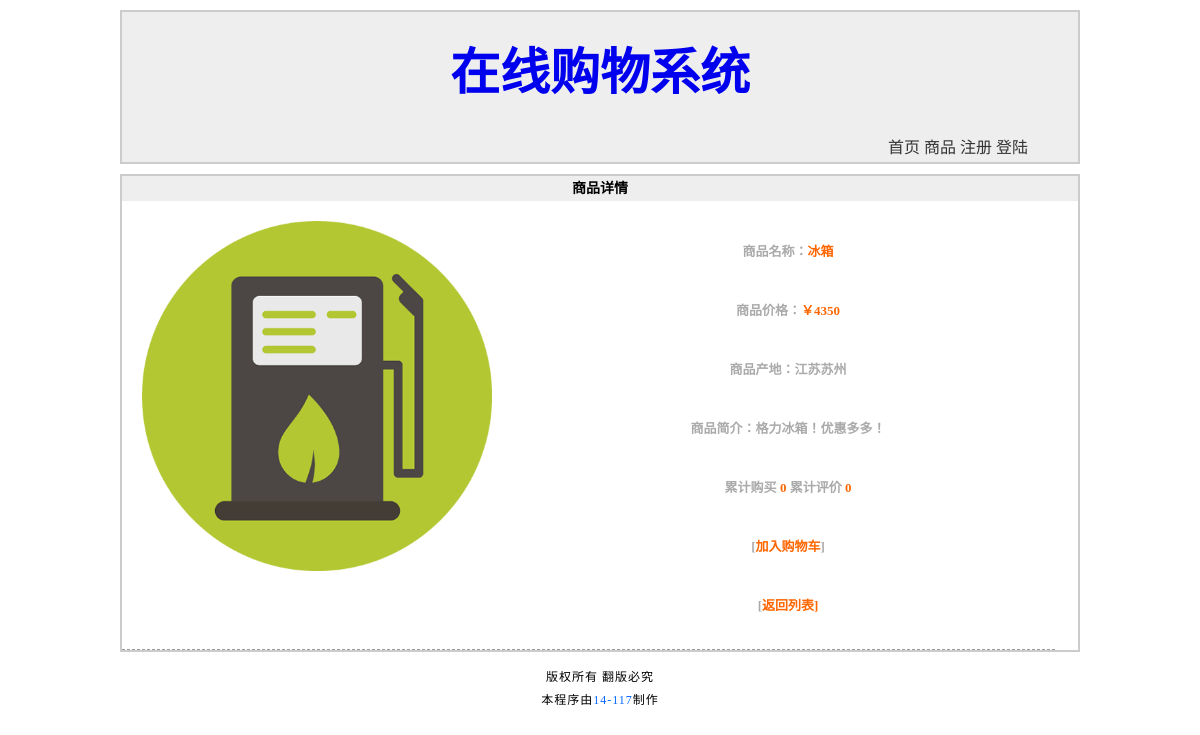
The page /good_detail.php?id=16 on the database its author committed.
### tables this page shows
CREATE TABLE `good` (
  `goodId` int(8) NOT NULL AUTO_INCREMENT,
  `goodName` varchar(20) NOT NULL,
  `goodPrice` float NOT NULL,
  `goodType` varchar(20) NOT NULL,
  `goodContent` varchar(200) NOT NULL,
  `goodImg` varchar(40) NOT NULL,
  `goodMadePlace` varchar(40) NOT NULL,
  `goodBuyCount` int(8) NOT NULL DEFAULT '0',
  `goodCommentCount` int(8) NOT NULL DEFAULT '0',
  `goodSid` int(8) unsigned NOT NULL,
  `goodAddTime` datetime NOT NULL COMMENT '//商品添加时间',
  PRIMARY KEY (`goodId`)
);

### good_detail.php (the view, shortened to what this page needs)
<?php
require dirname(__FILE__).'/includes/common.inc.php';
if (isset($_GET['id'])) {
	$result = $mysqli->query("SELECT
								goodId,
								goodName,
								goodType,
								goodPrice,
								goodMadePlace,
								goodImg,
								goodContent,
								goodSid,
								goodBuyCount,
								goodCommentCount
							FROM
								good
							WHERE
								goodId='{$_GET['id']}'
							LIMIT
								1
							");
	if (!!$rows = $result->fetch_assoc()) {
		$html = array();
		$html['goodId'] = $rows['goodId'];
		$html['goodName'] = $rows['goodName'];
		$html['goodType'] = $rows['goodType'];
		$html['goodPrice'] = $rows['goodPrice'];
		$html['goodMadePlace'] = $rows['goodMadePlace'];
		$html['goodImg'] = $rows['goodImg'];
		$html['goodContent'] = $rows['goodContent'];
		$html['goodBuyCount'] = $rows['goodBuyCount'];
		$html['goodCommentCount'] = $rows['goodCommentCount'];
		$html['goodSid'] = $rows['goodSid'];
	}
} else {
	alert_back('非法操作！');
}
?>
<!DOCTYPE html>
<html>
<head>
	<link rel="stylesheet" type="text/css" href="styles/1/basic.css" />
	<link rel="stylesheet" type="text/css" href="styles/1/good_detail.css" />
</head>
<body>
<?php
	require ROOT_PATH."includes/header.inc.php";
?>
	<div id="photo">
	<h2>商品详情</h2>
		<dl class="detail">
			<dt><img src="<?php echo $html['goodImg']; ?>" alt="图片详情" /></dt>
			<dd>商品名称：<span><?php echo $html['goodName']; ?></span></dd>
			<dd>商品价格：<span>￥<?php echo $html['goodPrice']; ?></span></dd>
			<dd>商品产地：<?php echo $html['goodMadePlace']; ?></dd>
			<dd>商品简介：<?php echo $html['goodContent']; ?></dd>
			<dd>累计购买 <a href="###"><?php echo $html['goodBuyCount']; ?></a> 累计评价 <a href="###"><?php echo $html['goodCommentCount']; ?></a></dd>
			<dd>[<a href="good_detail.php?action=buycar&id=<?php echo $html['goodId']; ?>">加入购物车</a>]</dd>
			<dd>[<a href="good_show.php?id=<?php echo $html['goodSid']; ?>">返回列表]</a></dd>
		</dl>
		<p id="line"></p>
	</div>
<?php
	require ROOT_PATH."includes/footer.inc.php";
?>
</body>
</html>

### styles/1/basic.css (style rules this page uses)
* { padding: 0; margin: 0; }
body { width: 960px; margin: 0 auto; background: #fff; }
h2 { font-size: 14px; background: #eee; height: 25px; line-height: 25px; }

### styles/1/good_detail.css (style rules this page uses)
#photo { width: auto; height: auto; border: 2px solid #ccc; font-size: 12px; }
#photo h2 { text-indent: 0; text-align: center; }
#photo dl.detail { text-align: center; margin: 20px; }
#photo dl.detail dt img { width: 350px; float: left; }
#photo dl.detail dd { width: 500px; padding: 20px; font-size: 13px; font-weight: bold; color: #aaa; float: right; }
#photo dl.detail dd span { color: #f60; }
#photo dl.detail dd a { color: #f60; text-decoration: none; }
#photo p#line { width: 95%; height: 10px; clear: both; border-bottom: 1px dashed #999; padding: 5px 20px 0 5px; }

### rows shown on the page
good: goodImg (picture), goodName "冰箱", goodPrice "4350", goodMadePlace "江苏苏州", goodContent "格力冰箱！优惠多多！", goodBuyCount "0", goodCommentCount "0"
